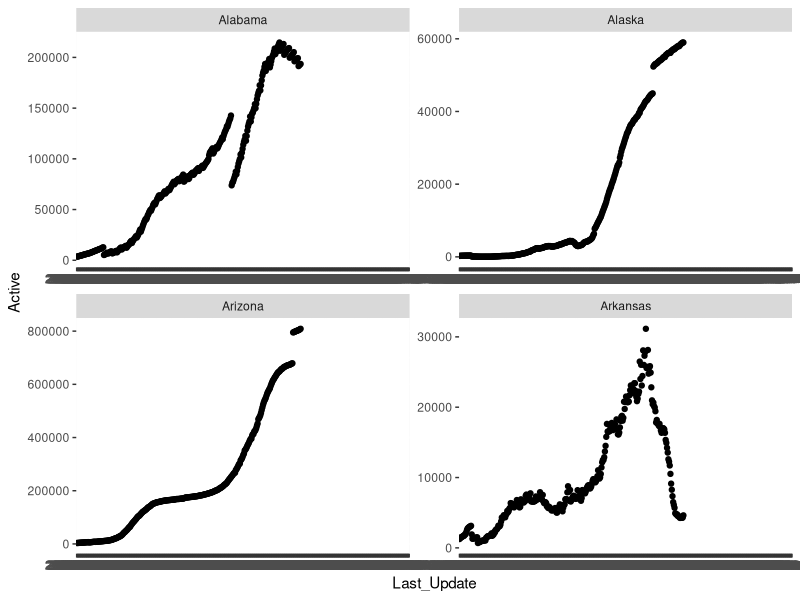
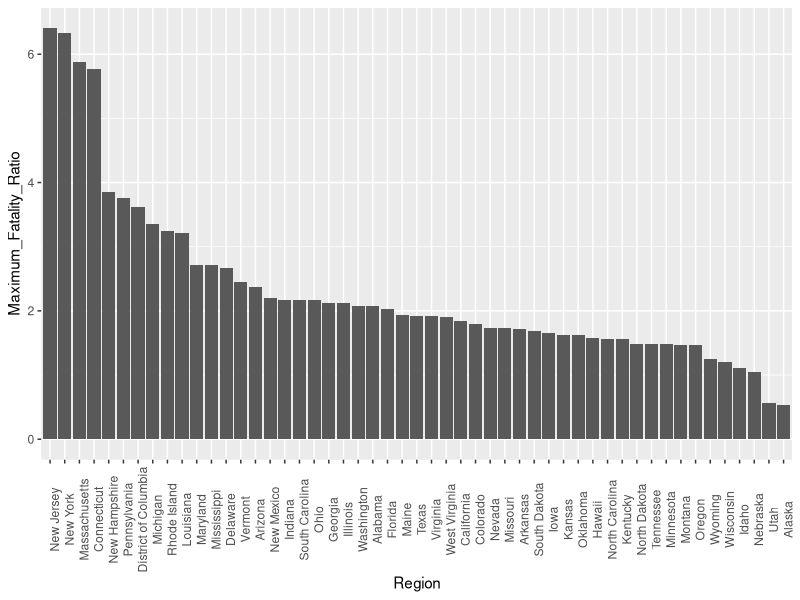
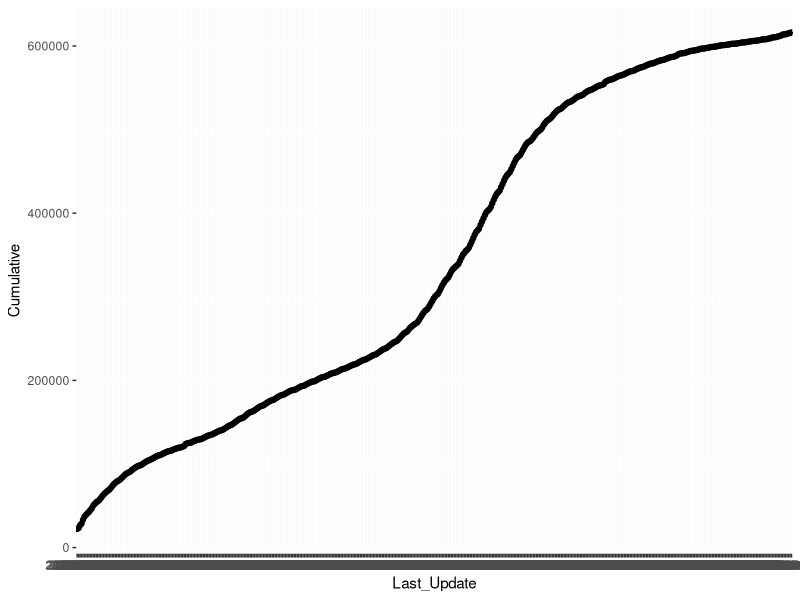

Recreate these plots in R, in order.
library(tidyverse)
options(scipen = 999) # gets rid of scientific notation


#I
covid_data <- read.csv("cleaned_covid_data.csv")

#II
A <- grepl("^A", covid_data$Province_State)
A_states <- covid_data[A,]

#III
ggplot(A_states, aes(x=Last_Update, y=Active)) +
  geom_point() +
  geom_smooth(se=FALSE) +
  facet_wrap(~Province_State, scales = "free")

#IV
state_max_fatality_rate <- covid_data %>% 
  filter(!is.na(Case_Fatality_Ratio)) %>% 
  group_by(Province_State) %>% 
  summarise(Maximum_Fatality_Ratio = max(Case_Fatality_Ratio)) %>% 
  arrange(desc(Maximum_Fatality_Ratio))

#V
ggplot(state_max_fatality_rate, aes(x=reorder(Province_State,-Maximum_Fatality_Ratio),y=Maximum_Fatality_Ratio)) +
  geom_col() +
  theme(axis.text.x = element_text(angle = 90)) +
  labs(x= "Region")

covid_data %>% 
  group_by(Last_Update) %>% 
  summarize(Cumulative = sum(Deaths)) %>% 
  ggplot(aes(x=Last_Update, y=Cumulative)) +
  geom_point()
 
  

